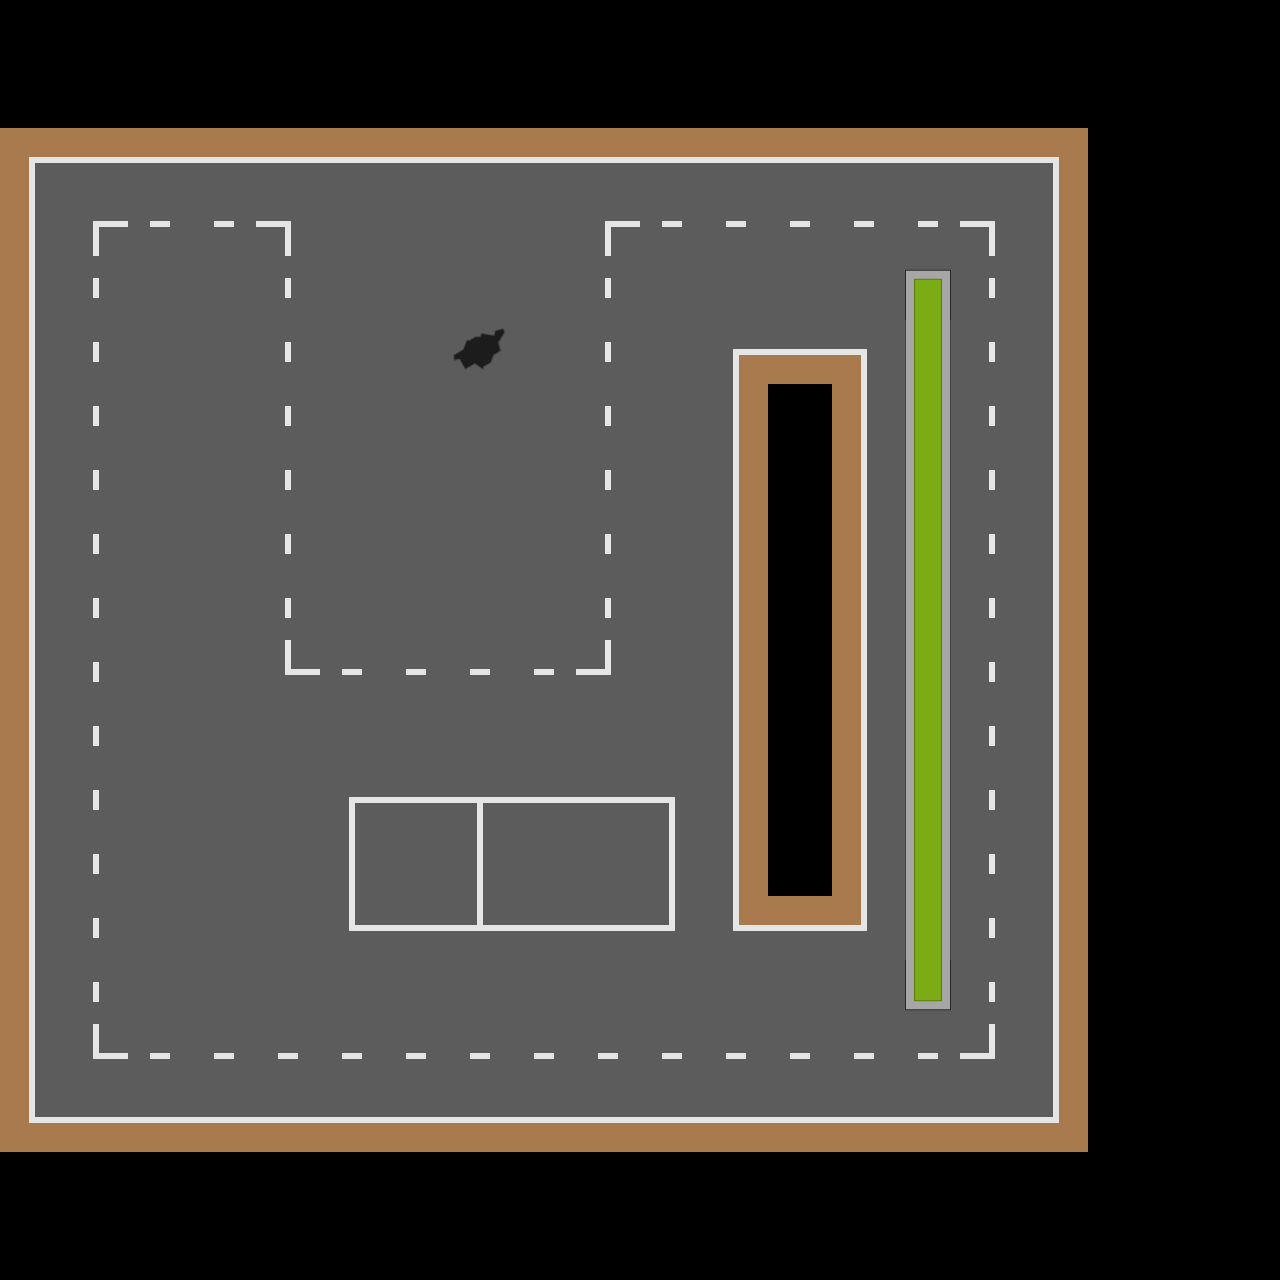

Rendered tile map (Tiled .tmx) drawn with the repository's tilesets; below, a short description and the full map source, tile grids included:
An orthogonal 20x20 tile map with 64x64 px tiles, 1 tile layer (Capa de Patrones 1).

<map version="1.0" orientation="orthogonal" width="20" height="20" tilewidth="64" tileheight="64">
 <tileset firstgid="1" name="grilla_calle" tilewidth="64" tileheight="64">
  <image source="grilla_calle.png" width="832" height="896" />
 </tileset>
 <layer name="Capa de Patrones 1" width="20" height="20">
  <data encoding="csv">
0,0,0,0,0,0,0,0,0,0,0,0,0,0,0,0,0,0,0,0,
0,0,0,0,0,0,0,0,0,0,0,0,0,0,0,0,0,0,0,0,
181,54,54,54,54,54,54,54,54,54,54,54,54,54,54,54,7,0,0,0,
170,81,5,5,107,132,132,132,132,81,5,5,5,5,5,107,157,0,0,0,
170,173,132,132,173,132,132,132,132,173,132,132,132,132,31,173,157,0,0,0,
170,173,132,132,173,132,132,30,132,173,132,93,67,119,18,173,157,0,0,0,
170,173,132,132,173,132,132,132,132,173,132,157,0,170,18,173,157,0,0,0,
170,173,132,132,173,132,132,132,132,173,132,157,0,170,18,173,157,0,0,0,
170,173,132,132,173,132,132,132,132,173,132,157,0,170,18,173,157,0,0,0,
170,173,132,132,173,132,132,132,132,173,132,157,0,170,18,173,157,0,0,0,
170,173,132,132,68,5,5,5,5,94,132,157,0,170,18,173,157,0,0,0,
170,173,132,132,132,132,132,132,132,132,132,157,0,170,18,173,157,0,0,0,
170,173,132,132,132,81,17,55,17,17,107,157,0,170,18,173,157,0,0,0,
170,173,132,132,132,4,132,4,132,132,4,157,0,170,18,173,157,0,0,0,
170,173,132,132,132,68,17,42,17,17,94,80,54,106,18,173,157,0,0,0,
170,173,132,132,132,132,132,132,132,132,132,132,132,132,70,173,157,0,0,0,
170,68,5,5,5,5,5,5,5,5,5,5,5,5,5,94,157,0,0,0,
168,67,67,67,67,67,67,67,67,67,67,67,67,67,67,67,13,0,0,0,
0,0,0,0,0,0,0,0,0,0,0,0,0,0,0,0,0,0,0,0,
0,0,0,0,0,0,0,0,0,0,0,0,0,0,0,0,0,0,0,0
</data>
 </layer>
</map>
